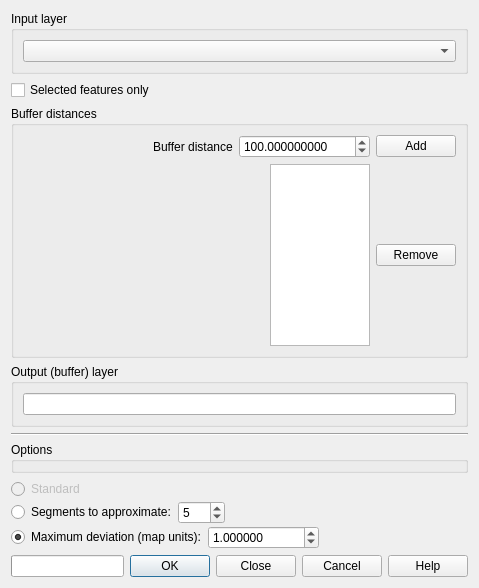
<?xml version="1.0" encoding="UTF-8"?>
<ui version="4.0">
 <class>MultiDistanceBufferDialogBase</class>
 <widget class="QDialog" name="MultiDistanceBufferDialogBase">
  <property name="geometry">
   <rect>
    <x>0</x>
    <y>0</y>
    <width>479</width>
    <height>588</height>
   </rect>
  </property>
  <property name="windowTitle">
   <string>Multi-distance Buffer</string>
  </property>
  <layout class="QVBoxLayout" name="verticalLayout_3">
   <item>
    <widget class="QGroupBox" name="groupBox_3">
     <property name="title">
      <string>Input layer</string>
     </property>
     <layout class="QHBoxLayout" name="horizontalLayout_4">
      <item>
       <widget class="QComboBox" name="inputLayer">
        <property name="sizePolicy">
         <sizepolicy hsizetype="Minimum" vsizetype="Fixed">
          <horstretch>0</horstretch>
          <verstretch>0</verstretch>
         </sizepolicy>
        </property>
       </widget>
      </item>
     </layout>
    </widget>
   </item>
   <item>
    <widget class="QCheckBox" name="selectedOnlyCB">
     <property name="enabled">
      <bool>true</bool>
     </property>
     <property name="sizePolicy">
      <sizepolicy hsizetype="Maximum" vsizetype="Fixed">
       <horstretch>0</horstretch>
       <verstretch>0</verstretch>
      </sizepolicy>
     </property>
     <property name="text">
      <string>Selected features only</string>
     </property>
    </widget>
   </item>
   <item>
    <widget class="QGroupBox" name="groupBox_2">
     <property name="title">
      <string>Buffer distances</string>
     </property>
     <layout class="QVBoxLayout" name="verticalLayout_2">
      <item>
       <layout class="QHBoxLayout" name="horizontalLayout_3">
        <item>
         <spacer name="horizontalSpacer_2">
          <property name="orientation">
           <enum>Qt::Horizontal</enum>
          </property>
          <property name="sizeHint" stdset="0">
           <size>
            <width>40</width>
            <height>20</height>
           </size>
          </property>
         </spacer>
        </item>
        <item>
         <widget class="QLabel" name="label_2">
          <property name="text">
           <string>Buffer distance</string>
          </property>
         </widget>
        </item>
        <item>
         <widget class="QDoubleSpinBox" name="bufferSB">
          <property name="decimals">
           <number>9</number>
          </property>
          <property name="maximum">
           <double>999999999.000000000000000</double>
          </property>
          <property name="value">
           <double>100.000000000000000</double>
          </property>
         </widget>
        </item>
        <item>
         <widget class="QPushButton" name="addButton">
          <property name="text">
           <string>Add</string>
          </property>
         </widget>
        </item>
       </layout>
      </item>
      <item>
       <layout class="QHBoxLayout" name="horizontalLayout_5">
        <item>
         <spacer name="horizontalSpacer">
          <property name="orientation">
           <enum>Qt::Horizontal</enum>
          </property>
          <property name="sizeHint" stdset="0">
           <size>
            <width>40</width>
            <height>20</height>
           </size>
          </property>
         </spacer>
        </item>
        <item>
         <widget class="QListView" name="bufferList">
          <property name="sizePolicy">
           <sizepolicy hsizetype="Preferred" vsizetype="Expanding">
            <horstretch>0</horstretch>
            <verstretch>0</verstretch>
           </sizepolicy>
          </property>
          <property name="minimumSize">
           <size>
            <width>0</width>
            <height>0</height>
           </size>
          </property>
          <property name="maximumSize">
           <size>
            <width>100</width>
            <height>16777215</height>
           </size>
          </property>
          <property name="toolTip">
           <string>To remove: select by clicking, then press the Remove-button.&lt;br&gt;To add: Enter the distance above and press Enter or the Add-button.</string>
          </property>
          <property name="dragEnabled">
           <bool>false</bool>
          </property>
          <property name="selectionMode">
           <enum>QAbstractItemView::ExtendedSelection</enum>
          </property>
         </widget>
        </item>
        <item>
         <widget class="QPushButton" name="removeButton">
          <property name="text">
           <string>Remove</string>
          </property>
         </widget>
        </item>
       </layout>
      </item>
     </layout>
    </widget>
   </item>
   <item>
    <widget class="QGroupBox" name="groupBox">
     <property name="title">
      <string>Output (buffer) layer</string>
     </property>
     <layout class="QHBoxLayout" name="horizontalLayout_2">
      <item>
       <widget class="QLineEdit" name="outputLayerName"/>
      </item>
     </layout>
    </widget>
   </item>
   <item>
    <widget class="Line" name="line">
     <property name="orientation">
      <enum>Qt::Horizontal</enum>
     </property>
    </widget>
   </item>
   <item>
    <layout class="QVBoxLayout" name="verticalLayout">
     <item>
      <widget class="QGroupBox" name="groupBox_4">
       <property name="title">
        <string>Options</string>
       </property>
      </widget>
     </item>
     <item>
      <layout class="QVBoxLayout" name="verticalLayout_4">
       <property name="spacing">
        <number>2</number>
       </property>
       <item>
        <layout class="QHBoxLayout" name="horizontalLayout_8">
         <item>
          <widget class="QRadioButton" name="standardRB">
           <property name="enabled">
            <bool>false</bool>
           </property>
           <property name="toolTip">
            <string>Standard means 5 segments per quarter circle and dataset buffering</string>
           </property>
           <property name="statusTip">
            <string>Not available in QGIS 3 yet</string>
           </property>
           <property name="text">
            <string>Standard</string>
           </property>
           <property name="checkable">
            <bool>true</bool>
           </property>
           <property name="checked">
            <bool>false</bool>
           </property>
           <attribute name="buttonGroup">
            <string notr="true">optionButtonGroup</string>
           </attribute>
          </widget>
         </item>
        </layout>
       </item>
       <item>
        <layout class="QHBoxLayout" name="horizontalLayout_7">
         <item>
          <widget class="QRadioButton" name="segmentsRB">
           <property name="toolTip">
            <string>The number of segments per quarter circle&lt;br&gt;(more segments means longer processing time)</string>
           </property>
           <property name="text">
            <string>Segments to approximate:</string>
           </property>
           <attribute name="buttonGroup">
            <string notr="true">optionButtonGroup</string>
           </attribute>
          </widget>
         </item>
         <item>
          <widget class="QSpinBox" name="segmentsSB">
           <property name="toolTip">
            <string/>
           </property>
           <property name="minimum">
            <number>1</number>
           </property>
           <property name="maximum">
            <number>999</number>
           </property>
           <property name="value">
            <number>5</number>
           </property>
          </widget>
         </item>
         <item>
          <spacer name="horizontalSpacer_3">
           <property name="orientation">
            <enum>Qt::Horizontal</enum>
           </property>
           <property name="sizeHint" stdset="0">
            <size>
             <width>40</width>
             <height>20</height>
            </size>
           </property>
          </spacer>
         </item>
        </layout>
       </item>
       <item>
        <layout class="QHBoxLayout" name="horizontalLayout_6">
         <item>
          <widget class="QRadioButton" name="deviationRB">
           <property name="toolTip">
            <string>The maximum deviation allowed for the buffer distance.&lt;br&gt; The number of segments per quarter circle is adapted to meet the deviation requirement (more segments for larger buffer distances)</string>
           </property>
           <property name="text">
            <string>Maximum deviation (map units):</string>
           </property>
           <property name="checked">
            <bool>true</bool>
           </property>
           <attribute name="buttonGroup">
            <string notr="true">optionButtonGroup</string>
           </attribute>
          </widget>
         </item>
         <item>
          <widget class="QDoubleSpinBox" name="deviationSB">
           <property name="toolTip">
            <string/>
           </property>
           <property name="decimals">
            <number>6</number>
           </property>
           <property name="minimum">
            <double>0.000001000000000</double>
           </property>
           <property name="maximum">
            <double>999999999.990000009536743</double>
           </property>
           <property name="value">
            <double>1.000000000000000</double>
           </property>
          </widget>
         </item>
         <item>
          <spacer name="horizontalSpacer_4">
           <property name="orientation">
            <enum>Qt::Horizontal</enum>
           </property>
           <property name="sizeHint" stdset="0">
            <size>
             <width>40</width>
             <height>20</height>
            </size>
           </property>
          </spacer>
         </item>
        </layout>
       </item>
      </layout>
     </item>
    </layout>
   </item>
   <item>
    <layout class="QHBoxLayout" name="horizontalLayout">
     <item>
      <widget class="QProgressBar" name="progressBar"/>
     </item>
     <item>
      <widget class="QDialogButtonBox" name="buttonBox">
       <property name="standardButtons">
        <set>QDialogButtonBox::Cancel|QDialogButtonBox::Close|QDialogButtonBox::Ok</set>
       </property>
      </widget>
     </item>
     <item>
      <widget class="QPushButton" name="helpButton">
       <property name="text">
        <string>Help</string>
       </property>
      </widget>
     </item>
    </layout>
   </item>
  </layout>
 </widget>
 <resources/>
 <connections/>
 <buttongroups>
  <buttongroup name="optionButtonGroup"/>
 </buttongroups>
</ui>
